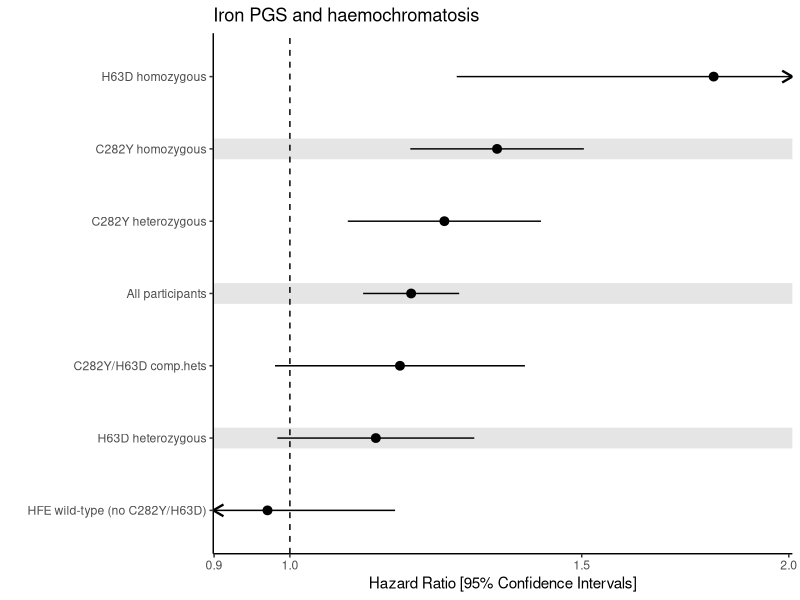
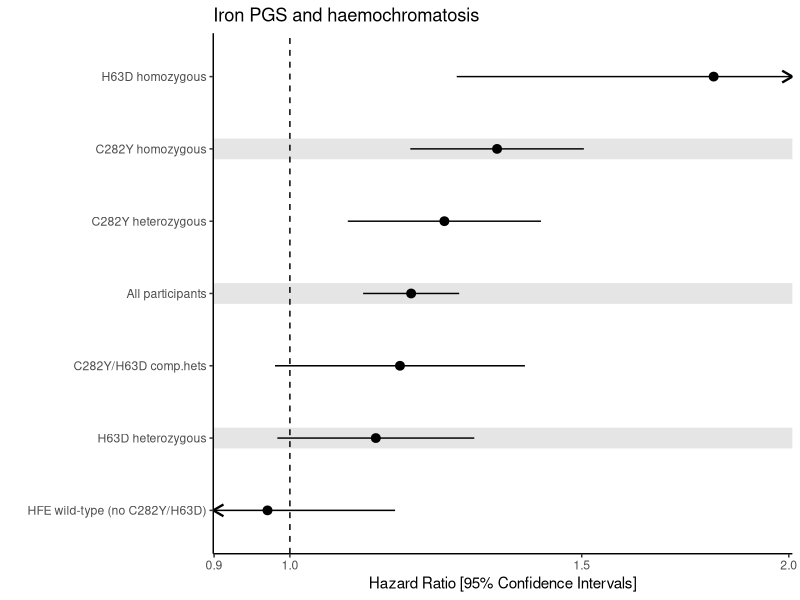

Write R code to recreate these figures, in order.

## load tidyverse package
library(tidyverse)

## load results file containing associations between iron/ferritin polygenic scores and several outcomes
dat = read_tsv("_data_iron_pgs.txt")

## filter results to just the outcome and explosure you want to plot
##    -- here I subset by 3 things (outcome, exposure, and sex) -- you might not need to do any
## rename columns using "mutate" 
##    -- the "est" column is your central estimate (usually OR or HR)
##    -- the "label" column is whatever your y-axis is (outcome, subgroup, etc)
## subset to just those columns
dat2 = dat %>% 
  filter(outcome=="Haemochromatosis", X=="iron21hunt_nohfe_grs_20", sex=="Males") %>% 
  mutate(label=geno, est=or1, lower=lci1, upper=uci1) %>% 
  select(label, est, lower, upper)

## by default the order of the rows is the original order in the file
## to arrange by estimate (highest to lowest) uncomment these lines:
dat2 = dat2 %>% arrange(est)
dat2$label = factor(dat2$label, levels = dat2$label[1:length(dat2$label)])

## create variable to store background colour info so we can alternate between white and grey
dat2$colour = "white"
dat2$colour[1:(floor(nrow(dat2)/2)*2)] = rep(c("white", "gray90"), floor(nrow(dat2)/2))

## identify lines where CIs will go beyond axis limits
##     worth having slightly beyond the round number so that axis labels drawn correctly
x_minimum = 0.899
x_maximum = 2.01
dat2$lower_lim = dat2$upper_lim = NA
dat2$lower_lim[ dat2$lower<x_minimum ] = x_minimum
dat2$upper_lim[ dat2$upper>x_maximum ] = x_maximum
dat2$lower[ dat2$lower<x_minimum ] = x_minimum
dat2$upper[ dat2$upper>x_maximum ] = x_maximum

## create an object to "store" the plot information
p = ggplot(data=dat2, aes(x=est, y=label, xmin=lower, xmax=upper)) +
  geom_hline(aes(yintercept = label, colour = colour), size = 7) + 
  scale_colour_identity() +
  geom_pointrange() +
  geom_vline(xintercept=1, lty=2) + 
  scale_x_continuous(trans='log', 
                     breaks=c(0.9,1,1.5,2),
                     expand=c(0,0)) +
  coord_cartesian(xlim=c(x_minimum, x_maximum)) + 
  geom_segment(data = dat2, aes(x=lower_lim, xend=lower_lim, y=label, yend=label), size = 0.8,
               arrow = arrow(length = unit(0.3, "cm"))) +
  geom_segment(data = dat2, aes(x=upper_lim, xend=upper_lim+0.00001, y=label, yend=label), size = 0.8,
               arrow = arrow(length = unit(0.3, "cm"))) +
  labs(title="Iron PGS and haemochromatosis", 
       x='Hazard Ratio [95% Confidence Intervals]',
       y='') +
  theme_classic()

## display plot
p

## save 
ggsave('simple_forest_with_grid_colours_axis_limits_ggplot2.jpg', p, width=14, height=8, units='cm', dpi=500)













